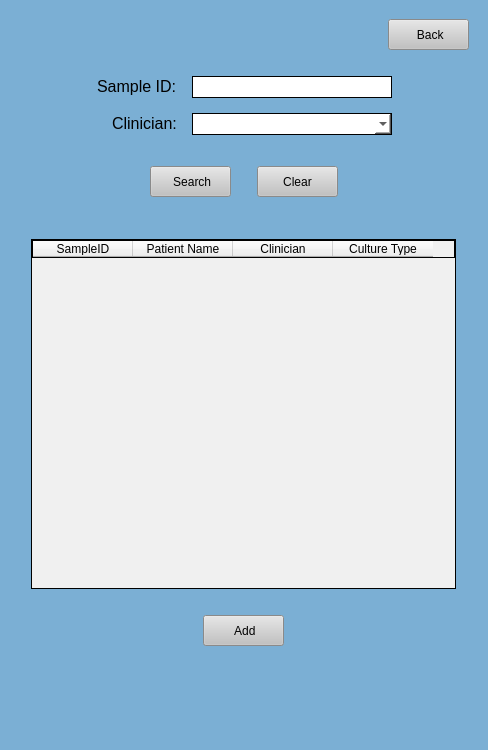
<?xml version="1.0" encoding="UTF-8"?>
<ui version="4.0">
 <class>MainWindow</class>
 <widget class="QMainWindow" name="MainWindow">
  <property name="geometry">
   <rect>
    <x>0</x>
    <y>0</y>
    <width>488</width>
    <height>750</height>
   </rect>
  </property>
  <property name="windowTitle">
   <string>MainWindow</string>
  </property>
  <property name="styleSheet">
   <string notr="true">background-color: rgb(123, 175, 212);</string>
  </property>
  <widget class="QWidget" name="centralwidget">
   <layout class="QGridLayout" name="gridLayout">
    <item row="3" column="0">
     <layout class="QVBoxLayout" name="verticalLayout">
      <property name="leftMargin">
       <number>0</number>
      </property>
      <property name="topMargin">
       <number>0</number>
      </property>
      <property name="rightMargin">
       <number>0</number>
      </property>
      <property name="bottomMargin">
       <number>0</number>
      </property>
      <item>
       <layout class="QHBoxLayout" name="horizontalLayout_2">
        <property name="leftMargin">
         <number>0</number>
        </property>
        <property name="topMargin">
         <number>0</number>
        </property>
        <property name="rightMargin">
         <number>0</number>
        </property>
        <property name="bottomMargin">
         <number>0</number>
        </property>
        <item>
         <spacer name="horizontalSpacer_3">
          <property name="orientation">
           <enum>Qt::Horizontal</enum>
          </property>
          <property name="sizeHint" stdset="0">
           <size>
            <width>40</width>
            <height>20</height>
           </size>
          </property>
         </spacer>
        </item>
        <item>
         <widget class="QPushButton" name="back">
          <property name="sizePolicy">
           <sizepolicy hsizetype="Fixed" vsizetype="Fixed">
            <horstretch>0</horstretch>
            <verstretch>0</verstretch>
           </sizepolicy>
          </property>
          <property name="minimumSize">
           <size>
            <width>81</width>
            <height>31</height>
           </size>
          </property>
          <property name="maximumSize">
           <size>
            <width>81</width>
            <height>31</height>
           </size>
          </property>
          <property name="cursor">
           <cursorShape>PointingHandCursor</cursorShape>
          </property>
          <property name="styleSheet">
           <string notr="true">QPushButton:hover {
	 background-color: rgb(210, 210, 210);
}

QPushButton:focus {
	background-color: rgb(210, 210, 210);
}

QPushButton {
	background-color: rgb(193, 193, 193);
}</string>
          </property>
          <property name="text">
           <string> Back</string>
          </property>
         </widget>
        </item>
        <item>
         <spacer name="horizontalSpacer_6">
          <property name="orientation">
           <enum>Qt::Horizontal</enum>
          </property>
          <property name="sizeType">
           <enum>QSizePolicy::Minimum</enum>
          </property>
          <property name="sizeHint" stdset="0">
           <size>
            <width>10</width>
            <height>20</height>
           </size>
          </property>
         </spacer>
        </item>
       </layout>
      </item>
      <item>
       <spacer name="verticalSpacer_2">
        <property name="orientation">
         <enum>Qt::Vertical</enum>
        </property>
        <property name="sizeType">
         <enum>QSizePolicy::Minimum</enum>
        </property>
        <property name="sizeHint" stdset="0">
         <size>
          <width>20</width>
          <height>20</height>
         </size>
        </property>
       </spacer>
      </item>
      <item>
       <layout class="QGridLayout" name="gridLayout_2">
        <property name="leftMargin">
         <number>0</number>
        </property>
        <property name="topMargin">
         <number>0</number>
        </property>
        <property name="rightMargin">
         <number>0</number>
        </property>
        <property name="bottomMargin">
         <number>0</number>
        </property>
        <property name="spacing">
         <number>15</number>
        </property>
        <item row="1" column="0" rowspan="3">
         <spacer name="horizontalSpacer">
          <property name="orientation">
           <enum>Qt::Horizontal</enum>
          </property>
          <property name="sizeHint" stdset="0">
           <size>
            <width>40</width>
            <height>20</height>
           </size>
          </property>
         </spacer>
        </item>
        <item row="1" column="1" alignment="Qt::AlignRight|Qt::AlignVCenter">
         <widget class="QLabel" name="label">
          <property name="text">
           <string>&lt;html&gt;&lt;head/&gt;&lt;body&gt;&lt;p&gt;&lt;span style=&quot; font-size:12pt;&quot;&gt;Sample ID:&lt;/span&gt;&lt;/p&gt;&lt;/body&gt;&lt;/html&gt;</string>
          </property>
         </widget>
        </item>
        <item row="2" column="1" alignment="Qt::AlignRight">
         <widget class="QLabel" name="label_3">
          <property name="text">
           <string>&lt;html&gt;&lt;head/&gt;&lt;body&gt;&lt;p&gt;&lt;span style=&quot; font-size:12pt;&quot;&gt;Clinician:&lt;/span&gt;&lt;/p&gt;&lt;/body&gt;&lt;/html&gt;</string>
          </property>
         </widget>
        </item>
        <item row="1" column="4" rowspan="3">
         <spacer name="horizontalSpacer_2">
          <property name="orientation">
           <enum>Qt::Horizontal</enum>
          </property>
          <property name="sizeHint" stdset="0">
           <size>
            <width>40</width>
            <height>20</height>
           </size>
          </property>
         </spacer>
        </item>
        <item row="1" column="2" colspan="2">
         <widget class="QLineEdit" name="saID">
          <property name="minimumSize">
           <size>
            <width>200</width>
            <height>22</height>
           </size>
          </property>
          <property name="maximumSize">
           <size>
            <width>200</width>
            <height>22</height>
           </size>
          </property>
          <property name="styleSheet">
           <string notr="true">background-color: rgb(255, 255, 255);
border-style: solid;
border-width: 1px</string>
          </property>
         </widget>
        </item>
        <item row="2" column="2" colspan="2">
         <widget class="QComboBox" name="clinDrop">
          <property name="minimumSize">
           <size>
            <width>200</width>
            <height>22</height>
           </size>
          </property>
          <property name="maximumSize">
           <size>
            <width>200</width>
            <height>22</height>
           </size>
          </property>
          <property name="styleSheet">
           <string notr="true">background-color: rgb(255, 255, 255);
border-style: solid;
border-width: 1px</string>
          </property>
         </widget>
        </item>
       </layout>
      </item>
      <item>
       <spacer name="verticalSpacer_4">
        <property name="orientation">
         <enum>Qt::Vertical</enum>
        </property>
        <property name="sizeType">
         <enum>QSizePolicy::Minimum</enum>
        </property>
        <property name="sizeHint" stdset="0">
         <size>
          <width>10</width>
          <height>10</height>
         </size>
        </property>
       </spacer>
      </item>
      <item>
       <layout class="QHBoxLayout" name="horizontalLayout_3">
        <property name="leftMargin">
         <number>0</number>
        </property>
        <property name="topMargin">
         <number>0</number>
        </property>
        <property name="rightMargin">
         <number>0</number>
        </property>
        <property name="bottomMargin">
         <number>0</number>
        </property>
        <item>
         <spacer name="horizontalSpacer_8">
          <property name="orientation">
           <enum>Qt::Horizontal</enum>
          </property>
          <property name="sizeHint" stdset="0">
           <size>
            <width>40</width>
            <height>20</height>
           </size>
          </property>
         </spacer>
        </item>
        <item>
         <widget class="QPushButton" name="find">
          <property name="minimumSize">
           <size>
            <width>81</width>
            <height>31</height>
           </size>
          </property>
          <property name="maximumSize">
           <size>
            <width>81</width>
            <height>31</height>
           </size>
          </property>
          <property name="cursor">
           <cursorShape>PointingHandCursor</cursorShape>
          </property>
          <property name="styleSheet">
           <string notr="true">QPushButton:hover {
	 background-color: rgb(210, 210, 210);
}

QPushButton:focus {
	background-color: rgb(210, 210, 210);
}

QPushButton {
	background-color: rgb(193, 193, 193);
}</string>
          </property>
          <property name="text">
           <string> Search</string>
          </property>
         </widget>
        </item>
        <item>
         <spacer name="horizontalSpacer_9">
          <property name="orientation">
           <enum>Qt::Horizontal</enum>
          </property>
          <property name="sizeType">
           <enum>QSizePolicy::Minimum</enum>
          </property>
          <property name="sizeHint" stdset="0">
           <size>
            <width>20</width>
            <height>20</height>
           </size>
          </property>
         </spacer>
        </item>
        <item>
         <widget class="QPushButton" name="clear">
          <property name="minimumSize">
           <size>
            <width>81</width>
            <height>31</height>
           </size>
          </property>
          <property name="maximumSize">
           <size>
            <width>81</width>
            <height>31</height>
           </size>
          </property>
          <property name="cursor">
           <cursorShape>PointingHandCursor</cursorShape>
          </property>
          <property name="styleSheet">
           <string notr="true">QPushButton:hover {
	 background-color: rgb(210, 210, 210);
}

QPushButton:focus {
	background-color: rgb(210, 210, 210);
}

QPushButton {
	background-color: rgb(193, 193, 193);
}</string>
          </property>
          <property name="text">
           <string>Clear</string>
          </property>
         </widget>
        </item>
        <item>
         <spacer name="horizontalSpacer_10">
          <property name="orientation">
           <enum>Qt::Horizontal</enum>
          </property>
          <property name="sizeHint" stdset="0">
           <size>
            <width>40</width>
            <height>20</height>
           </size>
          </property>
         </spacer>
        </item>
       </layout>
      </item>
      <item alignment="Qt::AlignHCenter|Qt::AlignVCenter">
       <widget class="QLabel" name="errorMessage">
        <property name="minimumSize">
         <size>
          <width>350</width>
          <height>30</height>
         </size>
        </property>
        <property name="maximumSize">
         <size>
          <width>16777215</width>
          <height>30</height>
         </size>
        </property>
        <property name="font">
         <font>
          <pointsize>12</pointsize>
         </font>
        </property>
        <property name="styleSheet">
         <string notr="true">font: 12pt &quot;MS Shell Dlg 2&quot;;
color: red;</string>
        </property>
        <property name="text">
         <string/>
        </property>
        <property name="alignment">
         <set>Qt::AlignCenter</set>
        </property>
       </widget>
      </item>
      <item>
       <layout class="QHBoxLayout" name="horizontalLayout">
        <property name="leftMargin">
         <number>0</number>
        </property>
        <property name="topMargin">
         <number>0</number>
        </property>
        <property name="rightMargin">
         <number>0</number>
        </property>
        <property name="bottomMargin">
         <number>0</number>
        </property>
        <item>
         <spacer name="horizontalSpacer_4">
          <property name="orientation">
           <enum>Qt::Horizontal</enum>
          </property>
          <property name="sizeHint" stdset="0">
           <size>
            <width>40</width>
            <height>20</height>
           </size>
          </property>
         </spacer>
        </item>
        <item>
         <widget class="QTableWidget" name="searchTable">
          <property name="minimumSize">
           <size>
            <width>425</width>
            <height>350</height>
           </size>
          </property>
          <property name="maximumSize">
           <size>
            <width>425</width>
            <height>350</height>
           </size>
          </property>
          <property name="styleSheet">
           <string notr="true">background-color: rgb(240, 240, 240);
border-style: solid;
border-width: 1px</string>
          </property>
          <property name="editTriggers">
           <set>QAbstractItemView::NoEditTriggers</set>
          </property>
          <property name="dragDropOverwriteMode">
           <bool>false</bool>
          </property>
          <property name="alternatingRowColors">
           <bool>true</bool>
          </property>
          <property name="selectionMode">
           <enum>QAbstractItemView::SingleSelection</enum>
          </property>
          <property name="selectionBehavior">
           <enum>QAbstractItemView::SelectRows</enum>
          </property>
          <column>
           <property name="text">
            <string>SampleID</string>
           </property>
          </column>
          <column>
           <property name="text">
            <string>Patient Name</string>
           </property>
          </column>
          <column>
           <property name="text">
            <string>Clinician</string>
           </property>
          </column>
          <column>
           <property name="text">
            <string>Culture Type</string>
           </property>
          </column>
         </widget>
        </item>
        <item>
         <spacer name="horizontalSpacer_5">
          <property name="orientation">
           <enum>Qt::Horizontal</enum>
          </property>
          <property name="sizeHint" stdset="0">
           <size>
            <width>40</width>
            <height>20</height>
           </size>
          </property>
         </spacer>
        </item>
       </layout>
      </item>
      <item>
       <spacer name="verticalSpacer_6">
        <property name="orientation">
         <enum>Qt::Vertical</enum>
        </property>
        <property name="sizeType">
         <enum>QSizePolicy::Fixed</enum>
        </property>
        <property name="sizeHint" stdset="0">
         <size>
          <width>20</width>
          <height>20</height>
         </size>
        </property>
       </spacer>
      </item>
      <item alignment="Qt::AlignHCenter">
       <widget class="QPushButton" name="add">
        <property name="minimumSize">
         <size>
          <width>81</width>
          <height>31</height>
         </size>
        </property>
        <property name="maximumSize">
         <size>
          <width>81</width>
          <height>31</height>
         </size>
        </property>
        <property name="cursor">
         <cursorShape>PointingHandCursor</cursorShape>
        </property>
        <property name="styleSheet">
         <string notr="true">QPushButton:hover {
	 background-color: rgb(210, 210, 210);
}

QPushButton:focus {
	background-color: rgb(210, 210, 210);
}

QPushButton {
	background-color: rgb(193, 193, 193);
}</string>
        </property>
        <property name="text">
         <string> Add</string>
        </property>
       </widget>
      </item>
      <item>
       <spacer name="verticalSpacer_7">
        <property name="orientation">
         <enum>Qt::Vertical</enum>
        </property>
        <property name="sizeType">
         <enum>QSizePolicy::Fixed</enum>
        </property>
        <property name="sizeHint" stdset="0">
         <size>
          <width>20</width>
          <height>20</height>
         </size>
        </property>
       </spacer>
      </item>
     </layout>
    </item>
    <item row="5" column="0">
     <spacer name="verticalSpacer_3">
      <property name="orientation">
       <enum>Qt::Vertical</enum>
      </property>
      <property name="sizeHint" stdset="0">
       <size>
        <width>20</width>
        <height>40</height>
       </size>
      </property>
     </spacer>
    </item>
    <item row="0" column="0">
     <spacer name="verticalSpacer_5">
      <property name="orientation">
       <enum>Qt::Vertical</enum>
      </property>
      <property name="sizeType">
       <enum>QSizePolicy::Minimum</enum>
      </property>
      <property name="sizeHint" stdset="0">
       <size>
        <width>20</width>
        <height>10</height>
       </size>
      </property>
     </spacer>
    </item>
   </layout>
  </widget>
 </widget>
 <tabstops>
  <tabstop>saID</tabstop>
  <tabstop>clinDrop</tabstop>
  <tabstop>find</tabstop>
  <tabstop>clear</tabstop>
  <tabstop>searchTable</tabstop>
  <tabstop>add</tabstop>
  <tabstop>back</tabstop>
 </tabstops>
 <resources/>
 <connections/>
</ui>
